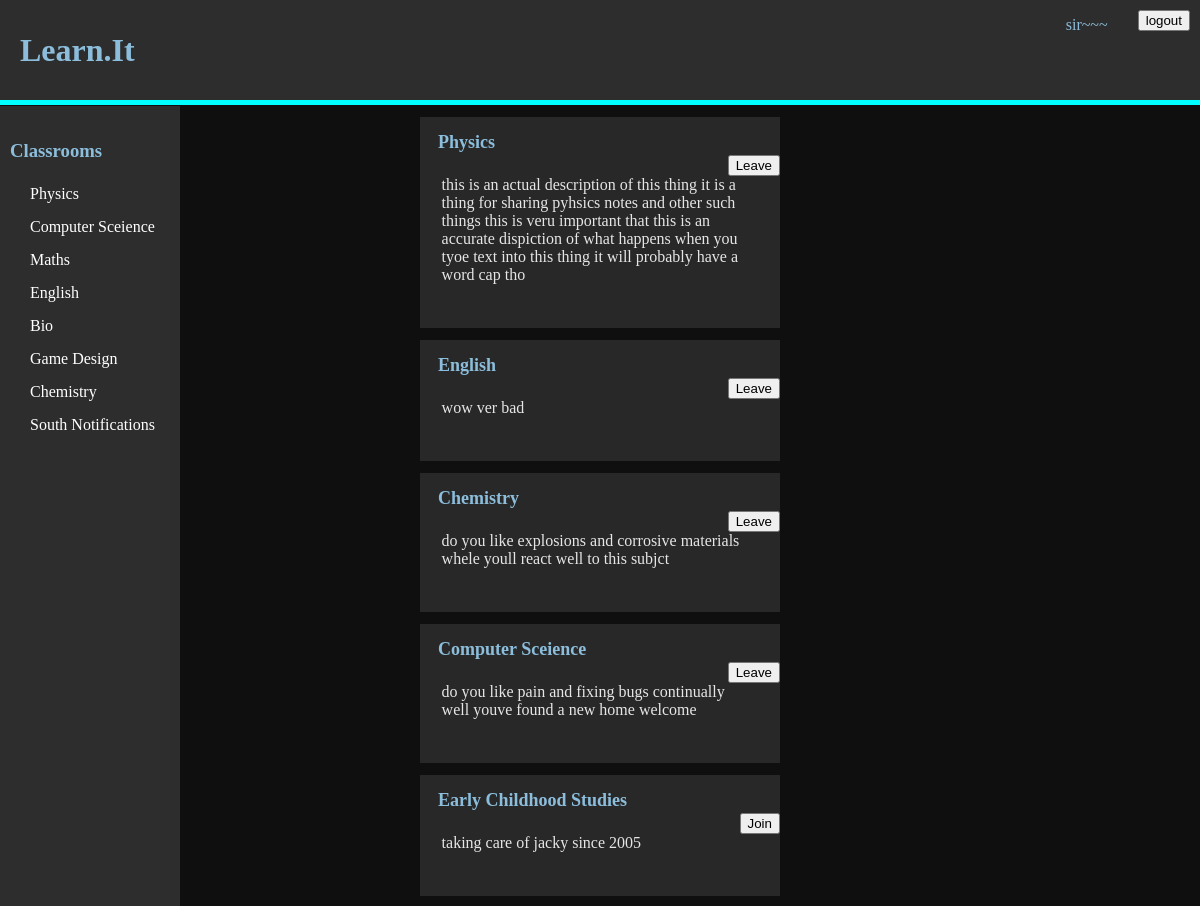
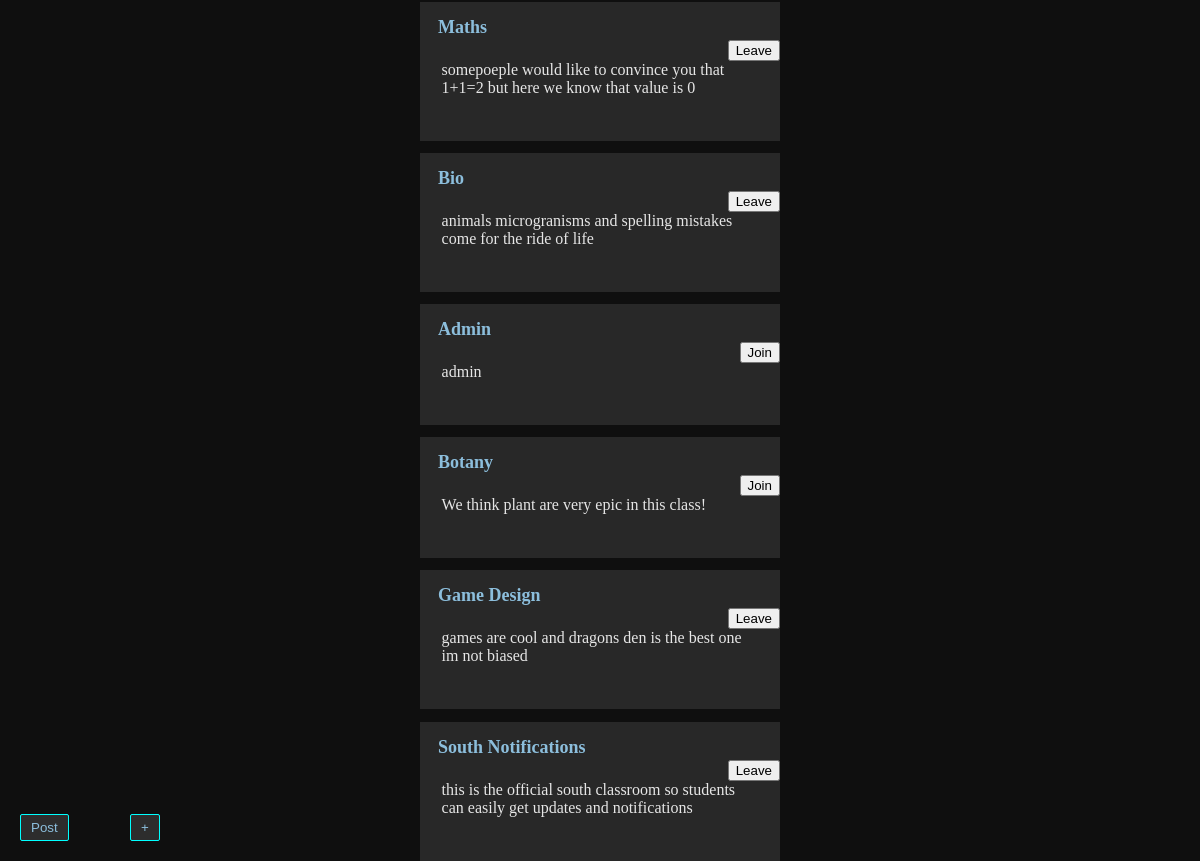
The app's page /c (signed in) with its own data (2 pictures, top to bottom).
### tables this page shows
CREATE TABLE User (id INTEGER PRIMARY KEY, name STRING, description TEXT, salt TEXT, password STRING);

CREATE TABLE classroom (id INTEGER PRIMARY KEY, name STRING (25), description TEXT (100), ProPic TEXT);

### main.py (the view)
@app.route("/c")
def view_classess():
    name = ''
    my_classess = ""
    id = 0
    if session.get("_User") is None:
        classes = do_query("""SELECT name, id from classroom""", (), None)
    else:
        id = session["_User"]
        classes = do_query("""select classroom.name, id from User_Classroom
                            join classroom ON classroom.id = Cid WHERE Uid = ?;
                            """, (int(session["_User"]),), None)
        name = do_query("SELECT name from User where id = ?",
                        (session["_User"],), "fetch")
        my_classess = do_query(
            """SELECT id from classroom where id in (select Cid from User_Classroom where Uid = ?)""", (session["_User"],), None)
    posts = do_query("SELECT * from classroom", (), None)
    return render_template("ClassMenu.html", title="Classes", stuff=posts,
                           classrooms=classes, uid=id, user_name=name, myclassrooms=my_classess)

### main.py (called while the page is built)
def do_query(query, data, fetch):
    conn = sqlite3.connect("learnit.db")
    cur = conn.cursor()
    cur.execute(query, data)
    if fetch is None:
        result = cur.fetchall()
    else:
        result = cur.fetchone()
    conn.close()
    return result

### templates/ClassMenu.html (shortened to what this page needs)
<!DOCTYPE html>
<html lang="en" dir="ltr">
  <head>
  </head>
  <body>
    {%include 'header.html'%}
    {%include 'sidebar.html'%}
    {%for i in stuff%}
    <div class="post">
      <a href="/c/{{i[0]}}"><h1 class="post-title" >{{i[1]}}</h1></a>
      {%if uid != 0%}
      <form action="/join_c" method="post">
        {%if (i[0],) in myclassrooms%}
        <button class="join-button" name="Join" value="{{i[0]}}" type="submit">Leave</button>
        {%else%}
        <button class="join-button" name="Join" value="{{i[0]}}" type="submit">Join</button>
        {%endif%}
      </form>
      {%endif%}
      <p class="post-text">{{i[2]}}</p>
      <br>
    </div>
    {%endfor%}
  </body>
</html>

### templates/header.html (shortened to what this page needs)
<!DOCTYPE html>
<html lang="en" dir="ltr">
<link rel="stylesheet" href="../static/css/style.css">
  <head>
  </head>
  <body>
    <div class="header">
        <h1 class="title"><a href="/" class="Title-link">Learn.it</a>
        </h1>
        {%if login != "1"%}
        <div class="login-box">
          {%if uid == 0%}
          <br>
          <form class="" action="/login" method="post">
            <input class="login-input" type="text" name="UserName" placeholder="User Name">
            <button type="button" name="button"><a href="sign-up">sign up</a> </button>
            <br><br>
            <input class="login-input" type="password" name="Password" placeholder="Password">
            <input type="submit" name="" value="login">
          </form>
          {%else%}
          <form class="logout" action="/logout" method="post">
            <input type="submit" name="" value="logout">
          </form>
              <p class="loggedin-name">{{user_name[0]}}</p>
          {%endif%}
        </div>
        {%endif%}
    </div>
  </body>
</html>

### templates/sidebar.html (shortened to what this page needs)
<!DOCTYPE html>
<html lang="en" dir="ltr">
<link rel="stylesheet" href="../static/css/style.css">
  <head>
  </head>
  <body>
    <div class="sidebar">
      <a href="/c" class="sidebar-Title"><h3 class="sidebar-Title">Classrooms</h3></a>
      {%for i in classrooms%}
        <a href="/c/{{i[1]}}" class="sidebar-Text">{{i[0]}}</a>
      {%endfor%}
    </div>
    {%if uid != 0%}
    <button type="button" class="make-class-link" style="left:20px" >
      <a href="/p">Post</a>
    </button>
    <button type="button" class="make-class-link" >
      <a href="/make_C">+</a>
    </button>
    {%endif%}
  </body>
</html>

### static/css/style.css (style rules this page uses)
div.header { width: 100%; background-color: rgb(45,45,45); height: 100px; padding: 0; color: rgb(140,190,220); border-bottom: solid 5px cyan; margin-bottom: 1px; position: relative; }
body { margin: 0; background-color: rgb(15,15,15) }
a { text-decoration: none; }
.title { margin-top: 0px; margin-left: 20px; text-transform: capitalize; line-height: 100px; text-decoration: none; color:rgb(140,190,220); margin-bottom: 0; float:left; }
.Title-link { text-decoration: none; height:100%; color:rgb(140,190,220); }
.sidebar { height: 100vh; width: 15vw; background-color: rgb(45,45,45); color:rgb(140,190,220); float: left; top: 0px; position:sticky; }
.sidebar-Title { margin-top: 0px; margin-left: 10px; line-height: 30px; color: rgb(140,190,220); text-decoration: none; }
.sidebar-Text { margin-left: 30px; color: white; text-transform: capitalize; display: block; margin-bottom: 15px; }
div.post { margin-left: auto; margin-right: auto; width: 30vw; background-color: rgb(40,40,40); padding-bottom: 10px; }
.post-title { font-size: large; color: rgb(140,190,220); text-transform: capitalize; margin-left: 5%; margin-right: 5%; margin-bottom: 2px; padding-bottom: 0px; padding-top: 15px; text-decoration: none; }
.post-text { width: 85%; margin-left: 1%; padding-left: 5%; padding-right: 5%; color: rgb(230,230,230); overflow:hidden; background-color: rgb(40,40,40); resize: none; border: None; overflow-y: auto; }
.login-box { position: absolute; display: inline-block; height: 100%; width: 20%; right: 0; float: right; }
.loggedin-name { float: right; margin-right: 20px; }
.logout { float: right; display: block; margin: 10px }
.join-button { display: inline; float: right; }
a { color: inherit; text-decoration: none; }
.make-class-link { left: calc(15vw - 50px); bottom: 20px; position: fixed; display: block; color: rgb(140,190,220); border: 1px solid cyan; background-color: rgb(45,45,45); padding-left: 10px; padding-right: 10px; padding-top: 5px; padding-bottom: 5px; border-radius: 2px; }

### records on screen
User: name "sir~~~"
classroom: name "Physics", {{ i[0] }} 1 (drawn), description "this is an actual description of this thing it is a thing for sharing pyhsics notes and other such things this is veru important that this is an accurate dispiction of what happens when you tyoe text into this thing it will probably have a word cap tho"
classroom: name "Computer Sceience", {{ i[0] }} 4 (drawn), description "do you like pain and fixing bugs continually well youve found a new home welcome"
classroom: name "Maths", {{ i[0] }} 6 (drawn), description "somepoeple would like to convince you that 1+1=2 but here we know that value is 0"
classroom: name "English", {{ i[0] }} 2 (drawn), description "wow ver bad"
classroom: name "Bio", {{ i[0] }} 7 (drawn), description "animals microgranisms and spelling mistakes come for the ride of life"
classroom: name "Game Design", {{ i[0] }} 10 (drawn), description "games are cool and dragons den is the best one im not biased"
classroom: name "Chemistry", {{ i[0] }} 3 (drawn), description "do you like explosions and corrosive materials whele youll react well to this subjct"
classroom: name "South Notifications", {{ i[0] }} 11 (drawn), description "this is the official south classroom so students can easily get updates and notifications"
classroom: name "Early Childhood Studies", {{ i[0] }} 5 (drawn), description "taking care of jacky since 2005"
classroom: name "Admin", {{ i[0] }} 8 (drawn), description "admin"
classroom: name "Botany", {{ i[0] }} 9 (drawn), description "We think plant are very epic in this class!"
